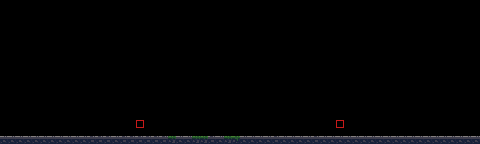

The image is a tile-based game level rendered from a .tmx file. Its description and source (layers, tilesets, objects; grid data summarised) follow:
An orthogonal 60x18 tile map with 8x8 px tiles, 4 tile layers (Rear, Base, Front, Positioning).

<map version="1.4" tiledversion="1.4.2" orientation="orthogonal" renderorder="right-down" width="60" height="18" tilewidth="8" tileheight="8" infinite="0" nextlayerid="6" nextobjectid="1">
 <editorsettings>
  <export target="../src/assets/map-projects.json" format="json" />
 </editorsettings>
 <tileset firstgid="1" name="base_tiles" tilewidth="8" tileheight="8" tilecount="96" columns="8" objectalignment="topleft">
  <image source="../src/assets/environment_tiles.png" width="64" height="96" />
  <tile id="68">
   <properties>
    <property name="leftStart" type="int" value="0" />
   </properties>
  </tile>
  <tile id="90">
   <properties>
    <property name="rightStart" type="int" value="1" />
   </properties>
  </tile>
 </tileset>
 <layer id="3" name="Rear" width="60" height="18">
  <data>[1080 cells, 1080 non-empty, 1 distinct tile ids]</data>
 </layer>
 <layer id="1" name="Base" width="60" height="18">
  <data>[1080 cells, 60 non-empty, 4 distinct tile ids]</data>
 </layer>
 <layer id="2" name="Front" width="60" height="18">
  <data>[1080 cells, 13 non-empty, 6 distinct tile ids]</data>
 </layer>
 <layer id="5" name="Positioning" width="60" height="18">
  <data>[1080 cells, 2 non-empty, 2 distinct tile ids]</data>
 </layer>
</map>
